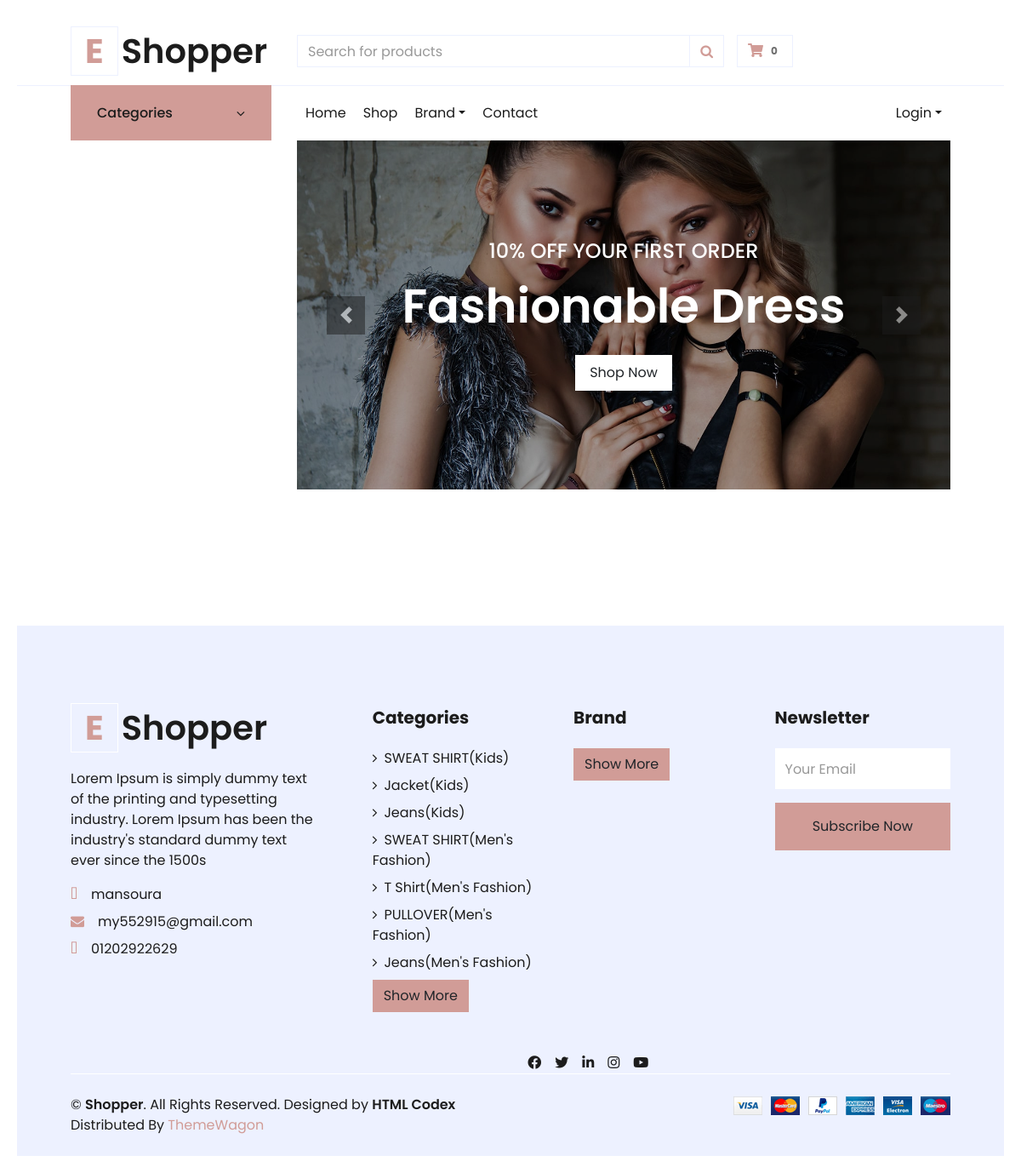
The page /brand on the database its author committed.
### settings/models.py (models this page shows, shortened)
class Info(models.Model):
    site_name = models.CharField( max_length=50)
    description = models.TextField(max_length=1000)
    phone = models.CharField( max_length=30 , null=True, blank=True)
    email = models.EmailField( max_length=254 , null=True, blank=True)
    address = models.CharField( max_length=50 , null=True, blank=True)
    image = models.ImageField(upload_to='settings/', null=True, blank=True )
    fb_link = models.URLField( max_length=200)
    twitter_link = models.URLField( max_length=200)
    instagram_link = models.URLField( max_length=200)

### product/models.py (models this page shows)
class Subcategory(models.Model):
    category = models.ForeignKey(ProductCategory, on_delete=models.CASCADE)
    name = models.CharField(max_length=100)
    image = models.ImageField(upload_to='subcategoryimages/',blank=True)
    def __str__(self):
        return self.name

class ProductCategory(models.Model):
    name = models.CharField(max_length=60)
    def __str__(self):
        return self.name

### settings/views.py (the view)
# urls.py: path('brand', BrandList.as_view() ,name = 'brand_list'),
class BrandList(ListView):
    model = Brand

### accounts/favourite_context.py (called while the page is built, shortened)
def counter(request):
    product_count = 0
    return dict(product_count=product_count)

### carts/cart_context.py (called while the page is built)
def counter(request):
    cart_count = 0
    if 'admin' in request.path:
        return{}
    else :
        try :
            cart = Cart.objects.filter(cart_id=_cart_id(request))
            if request.user.is_authenticated:
                cart_items= CartItem.objects.all().filter(user=request.user)
            else:
                cart_items = CartItem.objects.all().filter(cart=cart[:1])
            for cart_item in cart_items:
                cart_count+=cart_item.quantity
        except Cart.DoesNotExist:
            cart_count=0
    return dict(cart_count=cart_count)

### carts/views.py (called while the page is built)
def _cart_id(request):
    cart = request.session.session_key
    if not cart:
        cart = request.session.create()
    return cart

### settings/templates/settings/brand_list.html (shortened to what this page needs)
{% extends 'base.html' %}
{% load static %}
{% block body %}
<div class="container-fluid pt-5">
    <div class="row px-xl-5 pb-3">
    </div>
</div>
{% endblock body %}

### templates/base.html (shortened to what this page needs)
{% load static %}
<!DOCTYPE html>
<html lang="en">
<head>
    <link href="https://cdnjs.cloudflare.com/ajax/libs/font-awesome/5.10.0/css/all.min.css" rel="stylesheet">
    <link rel="stylesheet" href="https://cdnjs.cloudflare.com/ajax/libs/font-awesome/4.7.0/css/font-awesome.min.css">
    <link href="{% static 'lib4/owlcarousel/assets/owl.carousel.min.css'%}" rel="stylesheet">
    <link href="{% static 'css4/style.css'%}" rel="stylesheet">
    <link href="{% static 'css4/review.css'%}" rel="stylesheet">
    <link href="{% static 'css4/custom.css'%}" rel="stylesheet">
</head>
<body>
    <div class="container-fluid">
        <div class="row align-items-center py-3 px-xl-5">
            <div class="col-lg-3 d-none d-lg-block">
                <a href="/" class="text-decoration-none">
                    <h1 class="m-0 display-5 font-weight-semi-bold"><span
                            class="text-primary font-weight-bold border px-3 mr-1">E</span>{{myfooter.site_name}}</h1>
                </a>
            </div>
            <div class="col-lg-6 col-6 text-left">
                <form action="{% url 'product:search' %}" method="GET">
                    <div class="input-group">
                        <input type="text" name="q" class="form-control" placeholder="Search for products">
                        <div class="input-group-append">
                            <span class="input-group-text bg-transparent text-primary">
                                <i class="fa fa-search"></i>
                            </span>
                        </div>
                    </div>
                </form>
            </div>
                <a href="{% url 'carts:cart'%}" class="btn border">
                    <i class="fas fa-shopping-cart text-primary"></i>
                    <span class="badge">{{cart_count}}</span>
                </a>
            </div>
        </div>
        <div class="container-fluid mb-5">
            <div class="row border-top px-xl-5">
                <div class="col-lg-3 d-none d-lg-block">
                    <a class="btn shadow-none d-flex align-items-center justify-content-between bg-primary text-white w-100"
                        data-toggle="collapse" href="#navbar-vertical"
                        style="height: 65px; margin-top: -1px; padding: 0 30px;">
                        <h6 class="m-0">Categories</h6>
                        <i class="fa fa-angle-down text-dark"></i>
                    </a>
                </div>
                <div class="col-lg-9">
                    <nav class="navbar navbar-expand-lg bg-light navbar-light py-3 py-lg-0 px-0">
                        <div class="collapse navbar-collapse justify-content-between" id="navbarCollapse">
                            <div class="navbar-nav mr-auto py-0">
                                <a href="/" class="nav-item nav-link ">Home</a>
                                <a href="{% url 'product:product_list'%}" class="nav-item nav-link">Shop</a>
                                <div class="nav-item dropdown">
                                    <a href="#" class="nav-link dropdown-toggle " data-toggle="dropdown">Brand</a>
                                </div>
                                <a href="{% url 'settings:contact'%}" class="nav-item nav-link">Contact</a>
                            </div>
                            <div class="navbar-nav ml-auto py-0">
                                {% if request.user.is_authenticated %}
                                <div class="nav-item dropdown">
                                    <a href="#" class="nav-link dropdown-toggle" data-toggle="dropdown">Profile</a>
                                    <div class="dropdown-menu rounded-0 m-0">
                                        <a href="{% url 'accounts:profile' %}" class="dropdown-item">Profile</a>
                                        <a href="{% url 'accounts:user_favourites' %}"
                                            class="dropdown-item">Favourit</a>
                                        <a href="{% url 'accounts:orders' %}" class="dropdown-item">Orders</a>
                                        <a href="{% url 'password_change' %}" class="dropdown-item">Change Password</a>
                                        <a href="{% url 'accounts:forgotPassword' %}" class="dropdown-item">Rest
                                            Password</a>
                                        <a href="{% url 'logout' %}" class="dropdown-item">Logout</a>
                                    </div>
                                </div>
                                {% else %}
                                <div class="nav-item dropdown">
                                    <a href="#" class="nav-link dropdown-toggle" data-toggle="dropdown">Login</a>
                                </div>
                                {% endif %}
                            </div>
                        </div>
                    </nav>
                    <div id="header-carousel" class="carousel slide" data-ride="carousel">
                        <div class="carousel-inner">
                            <div class="carousel-item active" style="height: 410px;">
                                <img class="img-fluid" src="{% static 'img4/carousel-1.jpg'%}" alt="Image">
                                <div
                                    class="carousel-caption d-flex flex-column align-items-center justify-content-center">
                                    <div class="p-3" style="max-width: 700px;">
                                        <h4 class="text-light text-uppercase font-weight-medium mb-3">10% Off Your First
                                            Order</h4>
                                        <h3 class="display-4 text-white font-weight-semi-bold mb-4">Fashionable Dress
                                        </h3>
                                        <a href="{%url 'product:product_list'%}" class="btn btn-light py-2 px-3">Shop
                                            Now</a>
                                    </div>
                                </div>
                            </div>
                        </div>
                        <a class="carousel-control-prev" href="#header-carousel" data-slide="prev">
                            <div class="btn btn-dark" style="width: 45px; height: 45px;">
                                <span class="carousel-control-prev-icon mb-n2"></span>
                            </div>
                        </a>
                        <a class="carousel-control-next" href="#header-carousel" data-slide="next">
                            <div class="btn btn-dark" style="width: 45px; height: 45px;">
                                <span class="carousel-control-next-icon mb-n2"></span>
                            </div>
                        </a>
                    </div>
                </div>
            </div>
        </div>
        {% block body %}
        {% endblock body %}
        <div class="container-fluid bg-secondary text-dark mt-5 pt-5">
            <div class="row px-xl-5 pt-5">
                <div class="col-lg-4 col-md-12 mb-5 pr-3 pr-xl-5">
                    <a href="/" class="text-decoration-none">
                        <h1 class="mb-4 display-5 font-weight-semi-bold"><span
                                class="text-primary font-weight-bold border border-white px-3 mr-1">E</span>{{myfooter.site_name}}
                        </h1>
                    </a>
                    <p>{{myfooter.description}}</p>
                    <p class="mb-2"><i class="fa fa-map-marker-alt text-primary mr-3"></i>{{myfooter.address}}</p>
                    <p class="mb-2"><i class="fa fa-envelope text-primary mr-3"></i>{{myfooter.email}}</p>
                    <p class="mb-0"><i class="fa fa-phone-alt text-primary mr-3"></i>{{myfooter.phone}}</p>
                </div>
                <div class="col-lg-8 col-md-12">
                    <div class="row">
                        <div class="col-md-4 mb-5">
                            <h5 class="font-weight-bold text-dark mb-4">Categories</h5>
                            <div class="d-flex flex-column justify-content-start">
                                {% for category in categories_footer %}
                                {% for subcategory in category.subcategory_set.all %}
                                <a class="text-dark mb-2" href="{% url 'product:product_by_category' subcategory.id %}"><i
                                        class="fa fa-angle-right mr-2"></i>{{subcategory}}({{category}})</a>
                                {% endfor %}
                                {% endfor %}
                                <a href="{% url 'settings:category_list'  %}"><button type="button"
                                        class="btn btn-primary">Show
                                        More</button></a>
                            </div>
                        </div>
                        <div class="col-md-4 mb-5">
                            <h5 class="font-weight-bold text-dark mb-4">Brand</h5>
                            <div class="d-flex flex-column justify-content-start">
                                <a href="{% url 'settings:brand_list'  %}"><button type="button"
                                        class="btn btn-primary">Show
                                        More</button></a>
                            </div>
                        </div>
                        <div id="main_form_div" class="col-md-4 mb-5">
                            <h5 class="font-weight-bold text-dark mb-4">Newsletter</h5>
                            <form id="newsletters_form" action="{% url 'home:newsletter2' %}" method="POST">
                                <div class="form-group">
                                    <input type="email" name="emailinput" class="form-control border-0 py-4"
                                        placeholder="Your Email" required="required" />
                                </div>
                                <div>
                                    <button class="btn btn-primary btn-block border-0 py-3" type="submit">Subscribe
                                        Now</button>
                                </div>
                            </form>
                        </div>
                        <div class="col-lg-6 text-center text-lg-right">
                            <div class="d-inline-flex align-items-center">
                                <a class="text-dark px-2" href="{{myfooter.fb_link}}">
                                    <i class="fab fa-facebook-f"></i>
                                </a>
                                <a class="text-dark px-2" href="{{myfooter.twitter_link}}">
                                    <i class="fab fa-twitter"></i>
                                </a>
                                <a class="text-dark px-2" href="">
                                    <i class="fab fa-linkedin-in"></i>
                                </a>
                                <a class="text-dark px-2" href="">
                                    <i class="fab fa-instagram"></i>
                                </a>
                                <a class="text-dark pl-2" href="">
                                    <i class="fab fa-youtube"></i>
                                </a>
                            </div>
                        </div>
                    </div>
                </div>
            </div>
            <div class="row border-top border-light mx-xl-5 py-4">
                <div class="col-md-6 px-xl-0">
                    <p class="mb-md-0 text-center text-md-left text-dark">
                        &copy; <a class="text-dark font-weight-semi-bold" href="#">{{myfooter.site_name}}</a>. All
                        Rights
                        Reserved.
                        Designed
                        by
                        <a class="text-dark font-weight-semi-bold" href="https://htmlcodex.com">HTML Codex</a><br>
                        Distributed By <a href="https://themewagon.com" target="_blank">ThemeWagon</a>
                    </p>
                </div>
                <div class="col-md-6 px-xl-0 text-center text-md-right">
                    <img class="img-fluid" src="{% static 'img4/payments.png' %}" alt="">
                </div>
            </div>
        </div>
</body>
</html>

### templates/base.html (style rules this page uses)
body { font-family: Arial, sans-serif; background-color: #f4f4f4; margin: 0; padding: 20px; }
h1 { color: #333; }

### rows shown on the page
Info: site_name "Shopper", description "Lorem Ipsum is simply dummy text of the printing and typesetting industry. Lorem Ipsum has been the industry's standard dummy text ever since the 1500s", address "mansoura", email "my552915@gmail.com", phone "01202922629"
ProductCategory: name "Kids"
Subcategory: name "SWEAT SHIRT"
Subcategory: name "Jacket"
Subcategory: name "Jeans"
ProductCategory: name "Men's Fashion"
Subcategory: name "SWEAT SHIRT"
Subcategory: name "T Shirt"
Subcategory: name "PULLOVER"
Subcategory: name "Jeans"

### other values the page prints
{{ cart_count }} "0"
